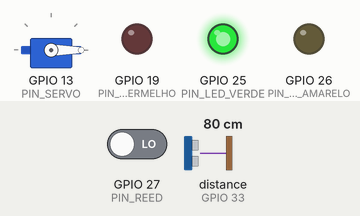
This sketch was run on a simulated ESP32. Shown: servo, output pins drawn as LEDs (lit = HIGH). Wiring (from diagram.json): ultrasonic range finder: trigger GPIO 32; echo GPIO 33. The inputs (shaded band) are chosen by the test bench; at power-on: GPIO 27 (PIN_REED) LOW, distance to the obstacle (sensor on GPIO 33) 80 cm. The echo pulse lasts 58.3 µs per cm; WiFi joins after 1.5 s; servers stay silent unless stated; random numbers use the default seed unless the sketch sets one; no MQTT or app messages arrive unless stated; pins used as bus, display or sensor lines are not drawn.

Above: at 0.1 s.
Timing chart, 0 to 1.6 s (numbered marks = the images above):
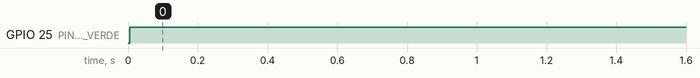

Measured:
- by itself, GPIO 25 (PIN_LED_VERDE): LOW → HIGH at 0.01 s

The sketch:

sketch.ino
```cpp
// Armario inteligente de academia - v1 (corrigido depois dos testes do v0)
// Mudancas em relacao ao v0: procure por "CORRECAO" (6 pontos).
// Placa: ESP32 | Bibliotecas: ESP32Servo, PubSubClient, ArduinoJson
// Comecamos simples: tudo em RAM, broker publico sem senha.
// Depois: trocar para HiveMQ Cloud (usuario/senha/TLS), guardar token na flash e usar secrets.h.

#include <WiFi.h>
#include <PubSubClient.h>
#include <ArduinoJson.h>
#include <ESP32Servo.h>

// ---------- Configuracao ----------
const char* WIFI_SSID = "Wokwi-GUEST";
const char* WIFI_PASS = "";
const char* MQTT_HOST = "broker.hivemq.com";  // publico, so para testar
const int   MQTT_PORT = 1883;

const char* ID = "A07";
const char* ADMIN_SENHA = "admin123";  // so para teste, depois vai para o secrets.h

// Prefixo dos topicos: academia/armario/A07/...
String T_CMD    = String("academia/armario/") + ID + "/cmd";
String T_ESTADO = String("academia/armario/") + ID + "/estado";
String T_EVENTO = String("academia/armario/") + ID + "/evento";
String T_ONLINE = String("academia/armario/") + ID + "/online";

// ---------- Pinos ----------
const int PIN_SERVO = 13;
const int PIN_REED  = 27;  // LOW = porta fechada (INPUT_PULLUP)
const int PIN_TRIG  = 32;
const int PIN_ECHO  = 33;
const int PIN_LED_VERDE    = 25;
const int PIN_LED_AMARELO  = 26;
const int PIN_LED_VERMELHO = 19;

// ---------- Parametros (na demo os tempos sao curtos) ----------
const float LIMITE_CM = 26.0;                 // fundo a 30 cm; menos que isso = tem objeto
const unsigned long JANELA_PAREADO_MS = 30000;   // 2 min na versao final
const unsigned long TEMPO_ABRIR_PORTA_MS = 10000; // destravou e nao abriu: trava de novo
const unsigned long BLOQUEIO_MS = 60000;
const int ANGULO_TRAVADO = 0;
const int ANGULO_DESTRAVADO = 90;

enum Estado { LIVRE, PAREADO, OCUPADO };

Estado estado = LIVRE;
String token = "";
bool travado = true;
bool portaFechada = true;
bool portaAbriuNaJanela = false;
unsigned long tEstado = 0;      // quando entrou no estado atual
unsigned long tDestravou = 0;   // quando destravou
int tokensErrados = 0;
unsigned long bloqueadoAte = 0;
float distancia = 0;

WiFiClient wifi;
PubSubClient mqtt(wifi);
Servo servo;
unsigned long ultimaTentativa = 0, ultimoPublish = 0;

// ---------- Hardware ----------
float lerDistanciaCm() {
  digitalWrite(PIN_TRIG, LOW);
  delayMicroseconds(2);
  digitalWrite(PIN_TRIG, HIGH);
  delayMicroseconds(10);
  digitalWrite(PIN_TRIG, LOW);
  long us = pulseIn(PIN_ECHO, HIGH, 30000);
  if (us == 0) return 400;  // sem eco = muito longe
  return us * 0.0343 / 2.0;
}

void publicarEstado();  // declarada aqui porque destravar() usa

void travar()             { servo.write(ANGULO_TRAVADO);    travado = true; }
void destravarSilencioso() { servo.write(ANGULO_DESTRAVADO); travado = false; tDestravou = millis(); }
// CORRECAO 3: destravar avisa o novo estado na hora (antes so aparecia no envio periodico)
void destravar()          { destravarSilencioso(); publicarEstado(); }

void atualizarLeds() {
  digitalWrite(PIN_LED_VERDE, estado == LIVRE);
  digitalWrite(PIN_LED_VERMELHO, estado == OCUPADO);
  // amarelo pisca no PAREADO
  digitalWrite(PIN_LED_AMARELO, estado == PAREADO && (millis() / 400) % 2 == 0);
}

// ---------- MQTT ----------
const char* nomeEstado() {
  if (estado == LIVRE) return "livre";
  if (estado == PAREADO) return "pareado";
  return "ocupado";
}

void publicarEstado() {
  if (!mqtt.connected()) return;
  JsonDocument doc;
  doc["id"] = ID;
  doc["estado"] = nomeEstado();
  doc["porta"] = portaFechada ? "fechada" : "aberta";
  doc["travado"] = travado;
  doc["distancia_cm"] = round(distancia * 10) / 10.0;
  char buf[200];
  serializeJson(doc, buf);
  mqtt.publish(T_ESTADO.c_str(), buf, true);  // retain
  ultimoPublish = millis();
}

void publicarEvento(const char* nome) {
  if (!mqtt.connected()) return;
  JsonDocument doc;
  doc["id"] = ID;
  doc["evento"] = nome;
  doc["tentativas"] = tokensErrados;
  char buf[120];
  serializeJson(doc, buf);
  mqtt.publish(T_EVENTO.c_str(), buf);
}

void mudarEstado(Estado novo) {
  estado = novo;
  tEstado = millis();
  if (novo == LIVRE) token = "";
  if (novo == PAREADO) portaAbriuNaJanela = false;
  publicarEstado();
}

void tokenInvalido() {
  tokensErrados++;
  publicarEvento("token_invalido");
  if (tokensErrados >= 3) {
    bloqueadoAte = millis() + BLOQUEIO_MS;
    tokensErrados = 0;
    publicarEvento("bloqueado");
  }
}

void aoReceber(char* topic, byte* payload, unsigned int len) {
  JsonDocument doc;
  if (deserializeJson(doc, payload, len)) return;  // JSON invalido: ignora
  const char* acao = doc["acao"] | "";
  const char* tk = doc["token"] | "";
  const char* adm = doc["admin"] | "";

  if (millis() < bloqueadoAte) return;  // bloqueado por tokens errados

  if (strcmp(acao, "parear") == 0) {
    if (estado == LIVRE && strlen(tk) > 0) {
      token = tk;
      destravarSilencioso();  // mudarEstado ja publica
      mudarEstado(PAREADO);
    }
  } else if (strcmp(acao, "abrir") == 0) {
    bool ehAdmin = strlen(adm) > 0 && strcmp(adm, ADMIN_SENHA) == 0;
    bool ehDono = strlen(tk) > 0 && token == tk;
    if (ehAdmin || ehDono) {
      tokensErrados = 0;
      destravar();
    } else if (estado == OCUPADO) {
      tokenInvalido();  // CORRECAO 4: so conta tentativa errada quando ha um dono
    }
  }
}

// reconexao nao bloqueante: tenta a cada 5 s, as regras continuam rodando
void cuidarConexao() {
  if (millis() - ultimaTentativa < 5000) return;
  ultimaTentativa = millis();
  if (WiFi.status() != WL_CONNECTED) {
    WiFi.begin(WIFI_SSID, WIFI_PASS);
    return;
  }
  if (!mqtt.connected()) {
    String clientId = String("armario-") + ID + "-" + String(random(0xffff), HEX);
    if (mqtt.connect(clientId.c_str(), nullptr, nullptr,
                     T_ONLINE.c_str(), 0, true, "{\"online\":false}")) {
      mqtt.publish(T_ONLINE.c_str(), "{\"online\":true}", true);
      mqtt.subscribe(T_CMD.c_str());
      publicarEstado();
    }
  }
}

// ---------- Regras locais (R2) ----------
void regras() {
  bool fechada = digitalRead(PIN_REED) == LOW;
  bool abriu = portaFechada && !fechada;
  bool fechou = !portaFechada && fechada;
  portaFechada = fechada;  // CORRECAO 1: atualiza ANTES de publicar (antes saia a porta antiga)

  // porta acabou de abrir
  if (abriu) {
    if (travado) publicarEvento("porta_forcada");  // CORRECAO 5: abriu com o trinco travado
    if (estado == PAREADO) portaAbriuNaJanela = true;
    publicarEstado();
  }

  // porta acabou de fechar: trava sempre e decide o estado pela distancia
  if (fechou) {
    delay(300);  // espera o servo/porta assentar
    travar();
    distancia = lerDistanciaCm();
    if (estado == PAREADO || estado == OCUPADO) {
      mudarEstado(distancia < LIMITE_CM ? OCUPADO : LIVRE);  // ja publica
    } else {
      publicarEstado();  // CORRECAO 2: uma publicacao so (antes saiam duas)
    }
  }

  // PAREADO sem abrir a porta na janela: trava e volta para LIVRE
  if (estado == PAREADO && !portaAbriuNaJanela && millis() - tEstado > JANELA_PAREADO_MS) {
    travar();
    mudarEstado(LIVRE);
  }

  // destravou (dono/admin) e a porta nao abriu em 10 s: trava de novo
  // CORRECAO 4: vale para qualquer estado menos PAREADO (antes o admin deixava um LIVRE destravado)
  if (estado != PAREADO && !travado && portaFechada && millis() - tDestravou > TEMPO_ABRIR_PORTA_MS) {
    travar();
    publicarEstado();
  }
}

void setup() {
  Serial.begin(115200);
  pinMode(PIN_REED, INPUT_PULLUP);
  pinMode(PIN_TRIG, OUTPUT);
  pinMode(PIN_ECHO, INPUT);
  pinMode(PIN_LED_VERDE, OUTPUT);
  pinMode(PIN_LED_AMARELO, OUTPUT);
  pinMode(PIN_LED_VERMELHO, OUTPUT);
  servo.attach(PIN_SERVO);
  travar();

  WiFi.mode(WIFI_STA);
  mqtt.setServer(MQTT_HOST, MQTT_PORT);
  mqtt.setKeepAlive(30);  // CORRECAO 6: mais folga se a simulacao/rede ficar lenta
  mqtt.setCallback(aoReceber);
  portaFechada = digitalRead(PIN_REED) == LOW;
  distancia = lerDistanciaCm();
}

void loop() {
  cuidarConexao();
  if (mqtt.connected()) mqtt.loop();
  regras();
  atualizarLeds();

  // publica o estado de tempos em tempos
  if (millis() - ultimoPublish > 10000) {
    distancia = lerDistanciaCm();
    publicarEstado();
  }
}
```
